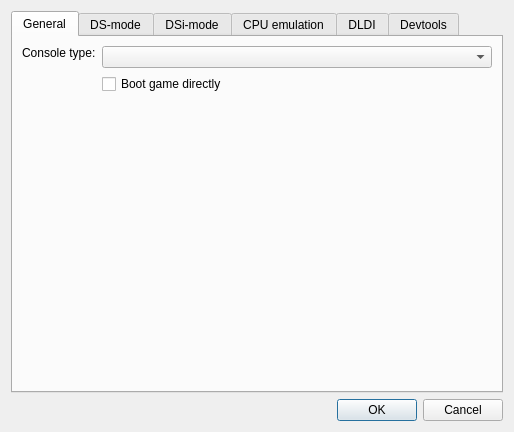
<?xml version="1.0" encoding="UTF-8"?>
<ui version="4.0">
 <class>EmuSettingsDialog</class>
 <widget class="QDialog" name="EmuSettingsDialog">
  <property name="geometry">
   <rect>
    <x>0</x>
    <y>0</y>
    <width>575</width>
    <height>532</height>
   </rect>
  </property>
  <property name="sizePolicy">
   <sizepolicy hsizetype="Fixed" vsizetype="Fixed">
    <horstretch>0</horstretch>
    <verstretch>0</verstretch>
   </sizepolicy>
  </property>
  <property name="windowTitle">
   <string>Emu settings - melonDS</string>
  </property>
  <layout class="QVBoxLayout" name="verticalLayout">
   <property name="sizeConstraint">
    <enum>QLayout::SizeConstraint::SetFixedSize</enum>
   </property>
   <item>
    <widget class="QTabWidget" name="tabWidget">
     <property name="currentIndex">
      <number>0</number>
     </property>
     <widget class="QWidget" name="tab">
      <attribute name="title">
       <string>General</string>
      </attribute>
      <layout class="QFormLayout" name="formLayout_4">
       <item row="1" column="1">
        <widget class="QComboBox" name="cbxConsoleType">
         <property name="sizePolicy">
          <sizepolicy hsizetype="MinimumExpanding" vsizetype="Fixed">
           <horstretch>0</horstretch>
           <verstretch>0</verstretch>
          </sizepolicy>
         </property>
         <property name="whatsThis">
          <string>&lt;html&gt;&lt;head/&gt;&lt;body&gt;&lt;p&gt;The type of console to emulate&lt;/p&gt;&lt;/body&gt;&lt;/html&gt;</string>
         </property>
        </widget>
       </item>
       <item row="2" column="1">
        <widget class="QCheckBox" name="chkDirectBoot">
         <property name="whatsThis">
          <string>&lt;html&gt;&lt;head/&gt;&lt;body&gt;&lt;p&gt;When loading a ROM, completely skip the regular boot process (&amp;quot;Nintendo DS&amp;quot; screen) to boot the ROM directly.&lt;/p&gt;&lt;p&gt;&lt;br/&gt;&lt;/p&gt;&lt;p&gt;Note: if your firmware dump isn't bootable, the ROM will be booted directly regardless of this setting.&lt;/p&gt;&lt;/body&gt;&lt;/html&gt;</string>
         </property>
         <property name="text">
          <string>Boot game directly</string>
         </property>
        </widget>
       </item>
       <item row="3" column="0">
        <spacer name="verticalSpacer_2">
         <property name="orientation">
          <enum>Qt::Orientation::Vertical</enum>
         </property>
         <property name="sizeHint" stdset="0">
          <size>
           <width>20</width>
           <height>40</height>
          </size>
         </property>
        </spacer>
       </item>
       <item row="1" column="0">
        <widget class="QLabel" name="label_4">
         <property name="sizePolicy">
          <sizepolicy hsizetype="Preferred" vsizetype="Fixed">
           <horstretch>0</horstretch>
           <verstretch>0</verstretch>
          </sizepolicy>
         </property>
         <property name="text">
          <string>Console type:</string>
         </property>
        </widget>
       </item>
      </layout>
     </widget>
     <widget class="QWidget" name="tab_2">
      <attribute name="title">
       <string>DS-mode</string>
      </attribute>
      <layout class="QGridLayout" name="gridLayout">
       <item row="3" column="2">
        <widget class="QPushButton" name="btnFirmwareBrowse">
         <property name="text">
          <string>Browse...</string>
         </property>
        </widget>
       </item>
       <item row="4" column="0">
        <spacer name="verticalSpacer_5">
         <property name="orientation">
          <enum>Qt::Orientation::Vertical</enum>
         </property>
         <property name="sizeHint" stdset="0">
          <size>
           <width>20</width>
           <height>40</height>
          </size>
         </property>
        </spacer>
       </item>
       <item row="3" column="0">
        <widget class="QLabel" name="label_3">
         <property name="text">
          <string>DS firmware:</string>
         </property>
        </widget>
       </item>
       <item row="2" column="2">
        <widget class="QPushButton" name="btnBIOS7Browse">
         <property name="text">
          <string>Browse...</string>
         </property>
        </widget>
       </item>
       <item row="1" column="1">
        <widget class="QPathInput" name="txtBIOS9Path">
         <property name="sizePolicy">
          <sizepolicy hsizetype="Expanding" vsizetype="Fixed">
           <horstretch>0</horstretch>
           <verstretch>0</verstretch>
          </sizepolicy>
         </property>
         <property name="minimumSize">
          <size>
           <width>290</width>
           <height>0</height>
          </size>
         </property>
         <property name="statusTip">
          <string/>
         </property>
         <property name="whatsThis">
          <string>&lt;html&gt;&lt;head/&gt;&lt;body&gt;&lt;p&gt;DS-mode ARM9 BIOS&lt;/p&gt;&lt;p&gt;Size should be 4 KB&lt;/p&gt;&lt;/body&gt;&lt;/html&gt;</string>
         </property>
        </widget>
       </item>
       <item row="2" column="0">
        <widget class="QLabel" name="label_2">
         <property name="text">
          <string>DS ARM7 BIOS:</string>
         </property>
        </widget>
       </item>
       <item row="2" column="1">
        <widget class="QPathInput" name="txtBIOS7Path">
         <property name="whatsThis">
          <string>&lt;html&gt;&lt;head/&gt;&lt;body&gt;&lt;p&gt;DS-mode ARM7 BIOS&lt;/p&gt;&lt;p&gt;Size should be 16 KB&lt;/p&gt;&lt;/body&gt;&lt;/html&gt;</string>
         </property>
        </widget>
       </item>
       <item row="3" column="1">
        <widget class="QPathInput" name="txtFirmwarePath">
         <property name="whatsThis">
          <string>&lt;html&gt;&lt;head/&gt;&lt;body&gt;&lt;p&gt;DS-mode firmware&lt;/p&gt;&lt;p&gt;&lt;br/&gt;&lt;/p&gt;&lt;p&gt;Possible firmwares:&lt;/p&gt;&lt;p&gt;* 128 KB: DS-mode firmware from a DSi or 3DS. Not bootable.&lt;/p&gt;&lt;p&gt;* 256 KB: regular DS firmware.&lt;/p&gt;&lt;p&gt;* 512 KB: iQue DS firmware.&lt;/p&gt;&lt;/body&gt;&lt;/html&gt;</string>
         </property>
        </widget>
       </item>
       <item row="1" column="0">
        <widget class="QLabel" name="label">
         <property name="text">
          <string>DS ARM9 BIOS:</string>
         </property>
        </widget>
       </item>
       <item row="1" column="2">
        <widget class="QPushButton" name="btnBIOS9Browse">
         <property name="sizePolicy">
          <sizepolicy hsizetype="Minimum" vsizetype="Fixed">
           <horstretch>0</horstretch>
           <verstretch>0</verstretch>
          </sizepolicy>
         </property>
         <property name="text">
          <string>Browse...</string>
         </property>
         <property name="autoDefault">
          <bool>false</bool>
         </property>
        </widget>
       </item>
       <item row="0" column="0" colspan="3">
        <widget class="QCheckBox" name="chkExternalBIOS">
         <property name="whatsThis">
          <string>&lt;html&gt;&lt;head/&gt;&lt;body&gt;&lt;p&gt;Allows using external user-provided BIOS and firmware dumps.&lt;/p&gt;&lt;/body&gt;&lt;/html&gt;</string>
         </property>
         <property name="text">
          <string>Use external BIOS/firmware files</string>
         </property>
        </widget>
       </item>
      </layout>
     </widget>
     <widget class="QWidget" name="tab_4">
      <attribute name="title">
       <string>DSi-mode</string>
      </attribute>
      <layout class="QGridLayout" name="gridLayout_2">
       <item row="3" column="0">
        <widget class="QLabel" name="label_7">
         <property name="text">
          <string>DSi firmware:</string>
         </property>
        </widget>
       </item>
       <item row="2" column="2">
        <widget class="QPushButton" name="btnDSiBIOS7Browse">
         <property name="text">
          <string>Browse...</string>
         </property>
        </widget>
       </item>
       <item row="1" column="0">
        <widget class="QLabel" name="label_5">
         <property name="text">
          <string>DSi ARM9 BIOS:</string>
         </property>
        </widget>
       </item>
       <item row="13" column="1">
        <widget class="QLineEdit" name="txtDSiSDFolder">
         <property name="whatsThis">
          <string>&lt;html&gt;&lt;head/&gt;&lt;body&gt;&lt;p&gt;Sync the emulated SD card to the given folder. The folder's contents will be copied to the SD image, and any change made to the SD image will be reflected to the folder.&lt;/p&gt;&lt;/body&gt;&lt;/html&gt;</string>
         </property>
        </widget>
       </item>
       <item row="11" column="1">
        <widget class="QComboBox" name="cbxDSiSDSize">
         <property name="whatsThis">
          <string>&lt;html&gt;&lt;head/&gt;&lt;body&gt;&lt;p&gt;Size of the SD image.&lt;/p&gt;&lt;p&gt;&lt;br/&gt;&lt;/p&gt;&lt;p&gt;If set to Auto:&lt;/p&gt;&lt;p&gt;* if an image file exists, the volume size will be that of the image file&lt;/p&gt;&lt;p&gt;* if no image file exists and folder sync is enabled, the volume size will be determined from the synced folder's contents&lt;/p&gt;&lt;p&gt;* otherwise, the volume size will default to 512 MB&lt;/p&gt;&lt;/body&gt;&lt;/html&gt;</string>
         </property>
        </widget>
       </item>
       <item row="4" column="0">
        <widget class="QLabel" name="label_8">
         <property name="text">
          <string>DSi NAND:</string>
         </property>
        </widget>
       </item>
       <item row="0" column="0" colspan="3">
        <widget class="QCheckBox" name="chkDSiExternalBIOS">
         <property name="whatsThis">
          <string>&lt;html&gt;&lt;head/&gt;&lt;body&gt;&lt;p&gt;Allows using external user-provided BIOS and firmware dumps.&lt;/p&gt;&lt;/body&gt;&lt;/html&gt;</string>
         </property>
         <property name="text">
          <string>Use external BIOS/firmware files</string>
         </property>
        </widget>
       </item>
       <item row="8" column="0">
        <widget class="QLabel" name="label_20">
         <property name="text">
          <string/>
         </property>
        </widget>
       </item>
       <item row="1" column="1">
        <widget class="QPathInput" name="txtDSiBIOS9Path">
         <property name="sizePolicy">
          <sizepolicy hsizetype="Expanding" vsizetype="Fixed">
           <horstretch>0</horstretch>
           <verstretch>0</verstretch>
          </sizepolicy>
         </property>
         <property name="whatsThis">
          <string>&lt;html&gt;&lt;head/&gt;&lt;body&gt;&lt;p&gt;DSi-mode ARM9 BIOS&lt;/p&gt;&lt;p&gt;&lt;br/&gt;&lt;/p&gt;&lt;p&gt;Size should be 64 KB&lt;/p&gt;&lt;/body&gt;&lt;/html&gt;</string>
         </property>
        </widget>
       </item>
       <item row="3" column="2">
        <widget class="QPushButton" name="btnDSiFirmwareBrowse">
         <property name="text">
          <string>Browse...</string>
         </property>
        </widget>
       </item>
       <item row="13" column="2">
        <widget class="QPushButton" name="btnDSiSDFolderBrowse">
         <property name="text">
          <string>Browse...</string>
         </property>
        </widget>
       </item>
       <item row="2" column="0">
        <widget class="QLabel" name="label_6">
         <property name="text">
          <string>DSi ARM7 BIOS:</string>
         </property>
        </widget>
       </item>
       <item row="6" column="0">
        <widget class="QLabel" name="label_14">
         <property name="text">
          <string/>
         </property>
        </widget>
       </item>
       <item row="1" column="2">
        <widget class="QPushButton" name="btnDSiBIOS9Browse">
         <property name="text">
          <string>Browse...</string>
         </property>
        </widget>
       </item>
       <item row="9" column="0">
        <widget class="QCheckBox" name="cbDSiSDEnable">
         <property name="whatsThis">
          <string>&lt;html&gt;&lt;head/&gt;&lt;body&gt;&lt;p&gt;Simulate a SD card being inserted in the DSi's SD slot.&lt;/p&gt;&lt;/body&gt;&lt;/html&gt;</string>
         </property>
         <property name="text">
          <string>Enable DSi SD card</string>
         </property>
        </widget>
       </item>
       <item row="13" column="0">
        <widget class="QCheckBox" name="cbDSiSDFolder">
         <property name="whatsThis">
          <string>&lt;html&gt;&lt;head/&gt;&lt;body&gt;&lt;p&gt;Sync the emulated SD card to the given folder. The folder's contents will be copied to the SD image, and any change made to the SD image will be reflected to the folder.&lt;/p&gt;&lt;/body&gt;&lt;/html&gt;</string>
         </property>
         <property name="text">
          <string>Sync SD to folder:</string>
         </property>
        </widget>
       </item>
       <item row="10" column="2">
        <widget class="QPushButton" name="btnDSiSDBrowse">
         <property name="text">
          <string>Browse...</string>
         </property>
        </widget>
       </item>
       <item row="7" column="0">
        <widget class="QCheckBox" name="cbDSPHLE">
         <property name="text">
          <string>DSP HLE</string>
         </property>
        </widget>
       </item>
       <item row="2" column="1">
        <widget class="QPathInput" name="txtDSiBIOS7Path">
         <property name="whatsThis">
          <string>&lt;html&gt;&lt;head/&gt;&lt;body&gt;&lt;p&gt;DSi-mode ARM7 BIOS&lt;/p&gt;&lt;p&gt;&lt;br/&gt;&lt;/p&gt;&lt;p&gt;Size should be 64 KB&lt;/p&gt;&lt;/body&gt;&lt;/html&gt;</string>
         </property>
        </widget>
       </item>
       <item row="12" column="0">
        <widget class="QCheckBox" name="cbDSiSDReadOnly">
         <property name="whatsThis">
          <string>&lt;html&gt;&lt;head/&gt;&lt;body&gt;&lt;p&gt;Make the emulated SD card read-only.&lt;/p&gt;&lt;/body&gt;&lt;/html&gt;</string>
         </property>
         <property name="text">
          <string>Read-only SD</string>
         </property>
        </widget>
       </item>
       <item row="11" column="0">
        <widget class="QLabel" name="label_13">
         <property name="text">
          <string>Image size:</string>
         </property>
        </widget>
       </item>
       <item row="10" column="1">
        <widget class="QPathInput" name="txtDSiSDPath">
         <property name="whatsThis">
          <string>&lt;html&gt;&lt;head/&gt;&lt;body&gt;&lt;p&gt;SD image file for emulating the DSi's SD card. A blank image file will be created if it doesn't already exist.&lt;/p&gt;&lt;/body&gt;&lt;/html&gt;</string>
         </property>
        </widget>
       </item>
       <item row="3" column="1">
        <widget class="QPathInput" name="txtDSiFirmwarePath">
         <property name="whatsThis">
          <string>&lt;html&gt;&lt;head/&gt;&lt;body&gt;&lt;p&gt;DSi-mode firmware (used for DS-mode backwards compatibility)&lt;/p&gt;&lt;p&gt;&lt;br/&gt;&lt;/p&gt;&lt;p&gt;Size should be 128 KB&lt;/p&gt;&lt;/body&gt;&lt;/html&gt;</string>
         </property>
        </widget>
       </item>
       <item row="10" column="0">
        <widget class="QLabel" name="label_10">
         <property name="text">
          <string>SD card image:</string>
         </property>
        </widget>
       </item>
       <item row="4" column="1">
        <widget class="QPathInput" name="txtDSiNANDPath">
         <property name="whatsThis">
          <string>&lt;html&gt;&lt;head/&gt;&lt;body&gt;&lt;p&gt;DSi NAND dump&lt;/p&gt;&lt;p&gt;&lt;br/&gt;&lt;/p&gt;&lt;p&gt;Should have 'nocash footer' at the end&lt;/p&gt;&lt;/body&gt;&lt;/html&gt;</string>
         </property>
        </widget>
       </item>
       <item row="4" column="2">
        <widget class="QPushButton" name="btnDSiNANDBrowse">
         <property name="text">
          <string>Browse...</string>
         </property>
        </widget>
       </item>
      </layout>
     </widget>
     <widget class="QWidget" name="tab_3">
      <attribute name="title">
       <string>CPU emulation</string>
      </attribute>
      <layout class="QFormLayout" name="formLayout_5">
       <item row="0" column="0">
        <widget class="QCheckBox" name="chkEnableJIT">
         <property name="text">
          <string>Enable JIT recompiler</string>
         </property>
        </widget>
       </item>
       <item row="1" column="0">
        <widget class="QLabel" name="label_9">
         <property name="text">
          <string>Maximum JIT block size:</string>
         </property>
        </widget>
       </item>
       <item row="1" column="1">
        <widget class="QSpinBox" name="spnJITMaximumBlockSize">
         <property name="minimum">
          <number>1</number>
         </property>
         <property name="maximum">
          <number>32</number>
         </property>
         <property name="value">
          <number>32</number>
         </property>
        </widget>
       </item>
       <item row="2" column="0">
        <widget class="QCheckBox" name="chkJITBranchOptimisations">
         <property name="text">
          <string>Branch optimisations</string>
         </property>
        </widget>
       </item>
       <item row="3" column="0">
        <widget class="QCheckBox" name="chkJITLiteralOptimisations">
         <property name="text">
          <string>Literal optimisations</string>
         </property>
        </widget>
       </item>
       <item row="4" column="0">
        <widget class="QCheckBox" name="chkJITFastMemory">
         <property name="text">
          <string>Fast memory</string>
         </property>
        </widget>
       </item>
       <item row="5" column="0">
        <spacer name="verticalSpacer">
         <property name="orientation">
          <enum>Qt::Orientation::Vertical</enum>
         </property>
         <property name="sizeHint" stdset="0">
          <size>
           <width>20</width>
           <height>40</height>
          </size>
         </property>
        </spacer>
       </item>
      </layout>
     </widget>
     <widget class="QWidget" name="tab_5">
      <attribute name="title">
       <string>DLDI</string>
      </attribute>
      <layout class="QGridLayout" name="gridLayout_4">
       <item row="1" column="2">
        <widget class="QPushButton" name="btnDLDISDBrowse">
         <property name="text">
          <string>Browse...</string>
         </property>
        </widget>
       </item>
       <item row="4" column="2">
        <widget class="QPushButton" name="btnDLDIFolderBrowse">
         <property name="text">
          <string>Browse...</string>
         </property>
        </widget>
       </item>
       <item row="4" column="1">
        <widget class="QLineEdit" name="txtDLDIFolder">
         <property name="whatsThis">
          <string>&lt;html&gt;&lt;head/&gt;&lt;body&gt;&lt;p&gt;Sync the emulated SD card to the given folder. The folder's contents will be copied to the SD image, and any change made to the SD image will be reflected to the folder.&lt;/p&gt;&lt;/body&gt;&lt;/html&gt;</string>
         </property>
        </widget>
       </item>
       <item row="2" column="0">
        <widget class="QLabel" name="label_12">
         <property name="text">
          <string>Image size:</string>
         </property>
        </widget>
       </item>
       <item row="4" column="0">
        <widget class="QCheckBox" name="cbDLDIFolder">
         <property name="whatsThis">
          <string>&lt;html&gt;&lt;head/&gt;&lt;body&gt;&lt;p&gt;Sync the emulated SD card to the given folder. The folder's contents will be copied to the SD image, and any change made to the SD image will be reflected to the folder.&lt;/p&gt;&lt;/body&gt;&lt;/html&gt;</string>
         </property>
         <property name="text">
          <string>Sync SD to folder:</string>
         </property>
        </widget>
       </item>
       <item row="2" column="1">
        <widget class="QComboBox" name="cbxDLDISize">
         <property name="whatsThis">
          <string>&lt;html&gt;&lt;head/&gt;&lt;body&gt;&lt;p&gt;Size of the SD image.&lt;/p&gt;&lt;p&gt;&lt;br/&gt;&lt;/p&gt;&lt;p&gt;If set to Auto:&lt;/p&gt;&lt;p&gt;* if an image file exists, the volume size will be that of the image file&lt;/p&gt;&lt;p&gt;* if no image file exists and folder sync is enabled, the volume size will be determined from the synced folder's contents&lt;/p&gt;&lt;p&gt;* otherwise, the volume size will default to 512 MB&lt;/p&gt;&lt;/body&gt;&lt;/html&gt;</string>
         </property>
        </widget>
       </item>
       <item row="0" column="0" colspan="3">
        <widget class="QCheckBox" name="cbDLDIEnable">
         <property name="whatsThis">
          <string>&lt;html&gt;&lt;head/&gt;&lt;body&gt;&lt;p&gt;Enable the built-in DLDI driver, to let homebrew access files from an emulated SD card.&lt;/p&gt;&lt;/body&gt;&lt;/html&gt;</string>
         </property>
         <property name="text">
          <string>Enable DLDI (for homebrew)</string>
         </property>
        </widget>
       </item>
       <item row="1" column="1">
        <widget class="QPathInput" name="txtDLDISDPath">
         <property name="whatsThis">
          <string>&lt;html&gt;&lt;head/&gt;&lt;body&gt;&lt;p&gt;SD card image file to be used for DLDI. A blank image file will be created if it doesn't already exist.&lt;/p&gt;&lt;/body&gt;&lt;/html&gt;</string>
         </property>
        </widget>
       </item>
       <item row="5" column="0">
        <spacer name="verticalSpacer_3">
         <property name="orientation">
          <enum>Qt::Orientation::Vertical</enum>
         </property>
         <property name="sizeHint" stdset="0">
          <size>
           <width>20</width>
           <height>40</height>
          </size>
         </property>
        </spacer>
       </item>
       <item row="1" column="0">
        <widget class="QLabel" name="label_11">
         <property name="text">
          <string>SD card image:</string>
         </property>
        </widget>
       </item>
       <item row="3" column="0" colspan="3">
        <widget class="QCheckBox" name="cbDLDIReadOnly">
         <property name="whatsThis">
          <string>&lt;html&gt;&lt;head/&gt;&lt;body&gt;&lt;p&gt;Make the emulated SD card read-only.&lt;/p&gt;&lt;/body&gt;&lt;/html&gt;</string>
         </property>
         <property name="text">
          <string>Read-only SD</string>
         </property>
        </widget>
       </item>
      </layout>
     </widget>
     <widget class="QWidget" name="tab_6">
      <attribute name="title">
       <string>Devtools</string>
      </attribute>
      <layout class="QGridLayout" name="gridLayout_3">
       <item row="1" column="0">
        <widget class="QLabel" name="label_16">
         <property name="text">
          <string>ARM9 port</string>
         </property>
        </widget>
       </item>
       <item row="5" column="0">
        <spacer name="verticalSpacer_4">
         <property name="orientation">
          <enum>Qt::Orientation::Vertical</enum>
         </property>
         <property name="sizeHint" stdset="0">
          <size>
           <width>20</width>
           <height>40</height>
          </size>
         </property>
        </spacer>
       </item>
       <item row="2" column="0">
        <widget class="QLabel" name="label_17">
         <property name="text">
          <string>ARM7 port</string>
         </property>
        </widget>
       </item>
       <item row="0" column="0" colspan="3">
        <widget class="QCheckBox" name="cbGdbEnabled">
         <property name="text">
          <string>Enable GDB stub</string>
         </property>
        </widget>
       </item>
       <item row="4" column="0" colspan="7">
        <widget class="QLabel" name="label_18">
         <property name="text">
          <string>Note: melonDS must be restarted in order for these changes to have effect</string>
         </property>
        </widget>
       </item>
       <item row="3" column="0" colspan="7">
        <widget class="QLabel" name="label_19">
         <property name="text">
          <string>Note: GDB stub cannot be used together with the JIT recompiler</string>
         </property>
        </widget>
       </item>
       <item row="1" column="6">
        <widget class="QCheckBox" name="cbGdbBOSA9">
         <property name="text">
          <string>Break on startup</string>
         </property>
        </widget>
       </item>
       <item row="1" column="1" colspan="5">
        <widget class="QSpinBox" name="intGdbPortA9">
         <property name="minimum">
          <number>1000</number>
         </property>
         <property name="maximum">
          <number>65535</number>
         </property>
         <property name="value">
          <number>3333</number>
         </property>
        </widget>
       </item>
       <item row="2" column="1" colspan="5">
        <widget class="QSpinBox" name="intGdbPortA7">
         <property name="minimum">
          <number>1000</number>
         </property>
         <property name="maximum">
          <number>65535</number>
         </property>
         <property name="value">
          <number>3334</number>
         </property>
        </widget>
       </item>
       <item row="2" column="6">
        <widget class="QCheckBox" name="cbGdbBOSA7">
         <property name="text">
          <string>Break on startup</string>
         </property>
        </widget>
       </item>
      </layout>
     </widget>
    </widget>
   </item>
   <item>
    <widget class="QDialogButtonBox" name="buttonBox">
     <property name="orientation">
      <enum>Qt::Orientation::Horizontal</enum>
     </property>
     <property name="standardButtons">
      <set>QDialogButtonBox::StandardButton::Cancel|QDialogButtonBox::StandardButton::Ok</set>
     </property>
    </widget>
   </item>
  </layout>
 </widget>
 <customwidgets>
  <customwidget>
   <class>QPathInput</class>
   <extends>QLineEdit</extends>
   <header>QPathInput.h</header>
  </customwidget>
 </customwidgets>
 <tabstops>
  <tabstop>cbxConsoleType</tabstop>
  <tabstop>chkDirectBoot</tabstop>
  <tabstop>chkExternalBIOS</tabstop>
  <tabstop>txtBIOS9Path</tabstop>
  <tabstop>btnBIOS9Browse</tabstop>
  <tabstop>txtBIOS7Path</tabstop>
  <tabstop>btnBIOS7Browse</tabstop>
  <tabstop>txtFirmwarePath</tabstop>
  <tabstop>btnFirmwareBrowse</tabstop>
  <tabstop>chkDSiExternalBIOS</tabstop>
  <tabstop>txtDSiBIOS9Path</tabstop>
  <tabstop>btnDSiBIOS9Browse</tabstop>
  <tabstop>txtDSiBIOS7Path</tabstop>
  <tabstop>btnDSiBIOS7Browse</tabstop>
  <tabstop>txtDSiFirmwarePath</tabstop>
  <tabstop>btnDSiFirmwareBrowse</tabstop>
  <tabstop>txtDSiNANDPath</tabstop>
  <tabstop>btnDSiNANDBrowse</tabstop>
  <tabstop>cbDSPHLE</tabstop>
  <tabstop>cbDSiSDEnable</tabstop>
  <tabstop>txtDSiSDPath</tabstop>
  <tabstop>btnDSiSDBrowse</tabstop>
  <tabstop>cbxDSiSDSize</tabstop>
  <tabstop>cbDSiSDReadOnly</tabstop>
  <tabstop>cbDSiSDFolder</tabstop>
  <tabstop>txtDSiSDFolder</tabstop>
  <tabstop>btnDSiSDFolderBrowse</tabstop>
  <tabstop>chkEnableJIT</tabstop>
  <tabstop>spnJITMaximumBlockSize</tabstop>
  <tabstop>chkJITBranchOptimisations</tabstop>
  <tabstop>chkJITLiteralOptimisations</tabstop>
  <tabstop>chkJITFastMemory</tabstop>
  <tabstop>cbDLDIEnable</tabstop>
  <tabstop>txtDLDISDPath</tabstop>
  <tabstop>btnDLDISDBrowse</tabstop>
  <tabstop>cbxDLDISize</tabstop>
  <tabstop>cbDLDIReadOnly</tabstop>
  <tabstop>cbDLDIFolder</tabstop>
  <tabstop>txtDLDIFolder</tabstop>
  <tabstop>btnDLDIFolderBrowse</tabstop>
  <tabstop>cbGdbEnabled</tabstop>
  <tabstop>intGdbPortA9</tabstop>
  <tabstop>cbGdbBOSA9</tabstop>
  <tabstop>intGdbPortA7</tabstop>
  <tabstop>cbGdbBOSA7</tabstop>
 </tabstops>
 <resources/>
 <connections>
  <connection>
   <sender>buttonBox</sender>
   <signal>accepted()</signal>
   <receiver>EmuSettingsDialog</receiver>
   <slot>accept()</slot>
   <hints>
    <hint type="sourcelabel">
     <x>266</x>
     <y>379</y>
    </hint>
    <hint type="destinationlabel">
     <x>157</x>
     <y>274</y>
    </hint>
   </hints>
  </connection>
  <connection>
   <sender>buttonBox</sender>
   <signal>rejected()</signal>
   <receiver>EmuSettingsDialog</receiver>
   <slot>reject()</slot>
   <hints>
    <hint type="sourcelabel">
     <x>334</x>
     <y>379</y>
    </hint>
    <hint type="destinationlabel">
     <x>286</x>
     <y>274</y>
    </hint>
   </hints>
  </connection>
 </connections>
</ui>
